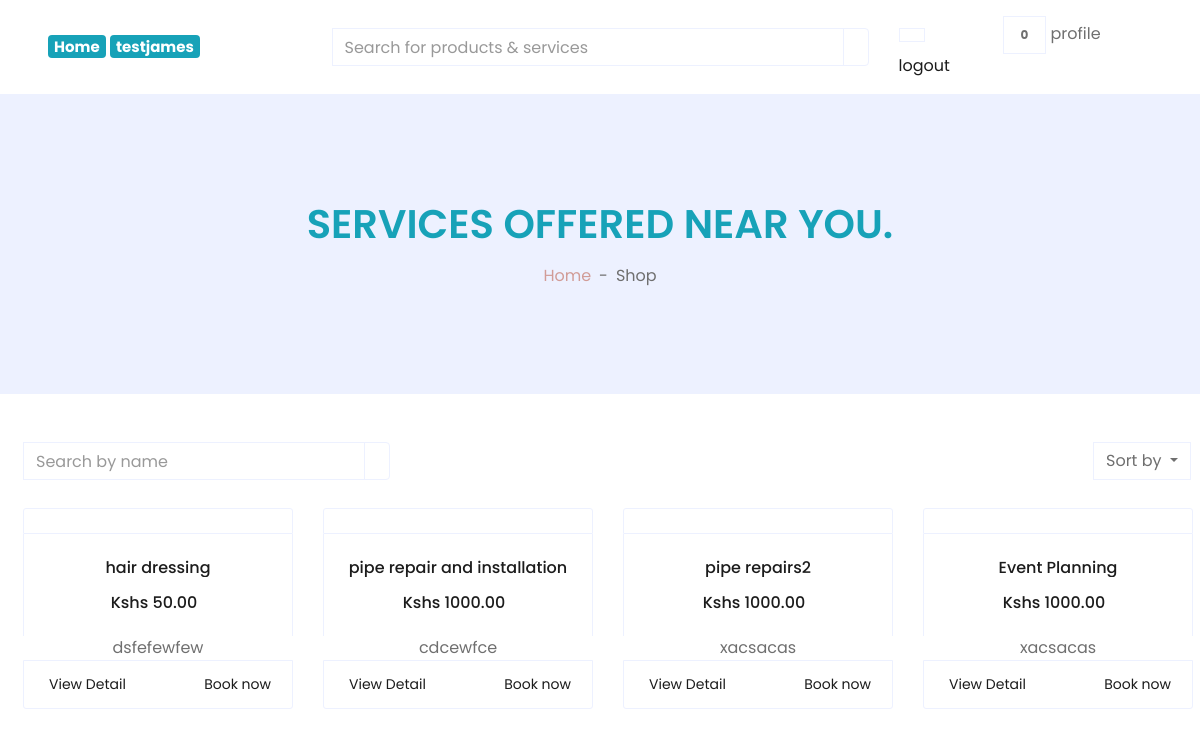
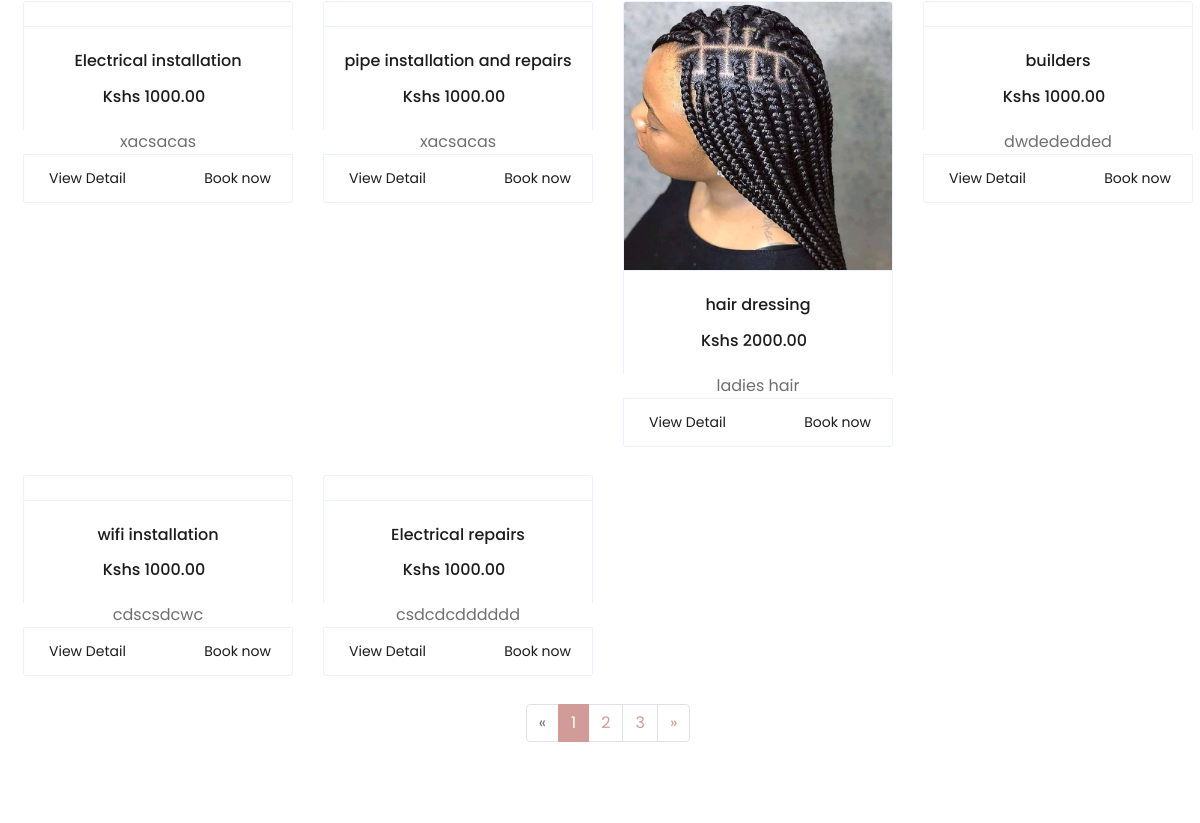
The page /services/ (signed in, upper part) on the database as committed earlier (2 pictures, top to bottom).
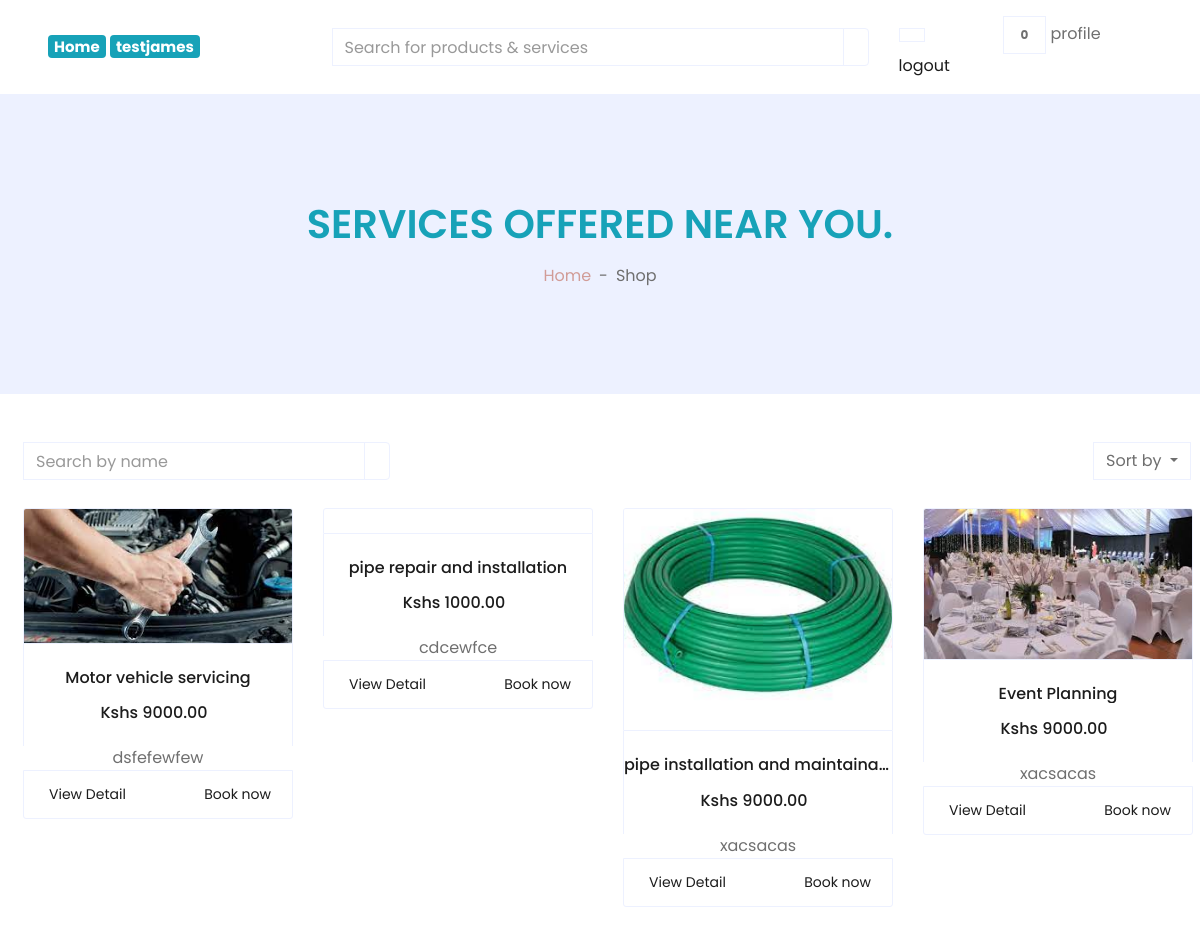
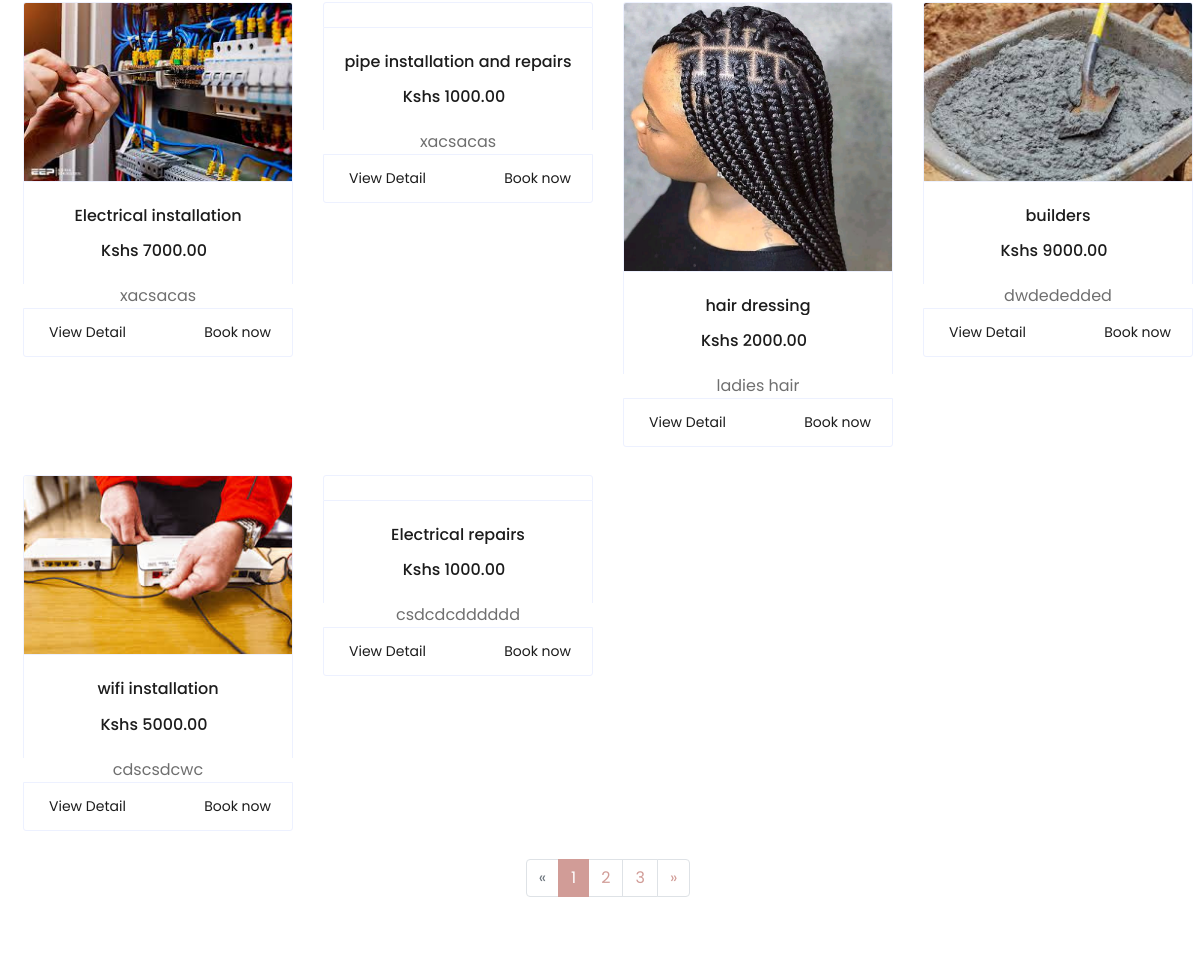
The same page on the database as committed later (2 pictures, top to bottom).
### Service/models.py (models this page shows, shortened)
class Service(models.Model):
    business = models.ForeignKey("Business",on_delete=models.CASCADE, null=True, related_name="services")
    name = models.CharField(max_length=200)
    charges = models.DecimalField(max_digits=6, decimal_places=2)
    images = models.FileField(upload_to="photo/Service", blank=True, null=True)
    video = models.FileField(upload_to="videos", blank=True, null=True)
    description = models.TextField(max_length=200)

### Service/views.py (the view)
# urls.py: path('services/', services, name='services'),
def services(request):
    user = request.user
    customer = Customer.objects.get(user=user)
    services = Service.objects.all()
    return render(request, "customer_home/eshopper-1.0.0/services.html", {'services':services})

### templates/customer_home/eshopper-1.0.0/services.html (shortened to what the changed rows need)
<!DOCTYPE html>
{% extends './base.html' %}
    {% load static %}
    {% block main %}
    <div class="container-fluid bg-secondary mb-5">
        <div class="d-flex flex-column align-items-center justify-content-center" style="min-height: 300px">
            <h1 class="font-weight-semi-bold text-uppercase mb-3 text-info">Services offered near you.</h1>
        </div>
    </div>
            <div class="col-lg-12 col-md-12 ml-2 mr-5">
                <div class="row pb-3">
                    {% for s in services %}
                    <div class="col-lg-3 col-md-6 col-sm-12 pb-1">
                        <div class="card product-item border-0 mb-4">
                            <div class="card-header product-img position-relative overflow-hidden bg-transparent border p-0">
                                <img class="img-fluid w-100" src={% static s.images %}  alt="">
                            </div>
                            <div class="card-body border-left border-right text-center p-0 pt-4 pb-3">
                                <h6 class="text-truncate mb-3">{{ s.name }}</h6>
                                <div class="d-flex justify-content-center">
                                    <h6>Kshs {{ s.charges }}</h6><h6 class="text-muted ml-2"></h6>
                                </div>
                            </div>
                            <center>{{ s.description }}</center>
                            <div class="card-footer d-flex justify-content-between bg-light border">
                                <a href="{% url 'service_detail' s.pk %}" class="btn btn-sm text-dark p-0">View Detail</a>
                                <a href="" class="btn btn-sm text-dark p-0">Book now</a>
                            </div>
                        </div>
                    </div>
                    {% endfor %}
                </div>
            </div>
    {% endblock main %}

Rows that differ between the two databases and show on the page:
changed Service "dsfefewfew": images: picture added; name "hair dressing" → "Motor vehicle servicing"; charges "50.00" → "9000.00"
changed Service: images: picture added; name "pipe repairs2" → "pipe installation and maintaina…"; charges "1000.00" → "9000.00"
changed Service "Event Planning": images: picture added; charges "1000.00" → "9000.00"
changed Service "Electrical installation": images: picture added; charges "1000.00" → "7000.00"
changed Service "builders": images: picture added; charges "1000.00" → "9000.00"
changed Service "wifi installation": images: picture added; charges "1000.00" → "5000.00"
